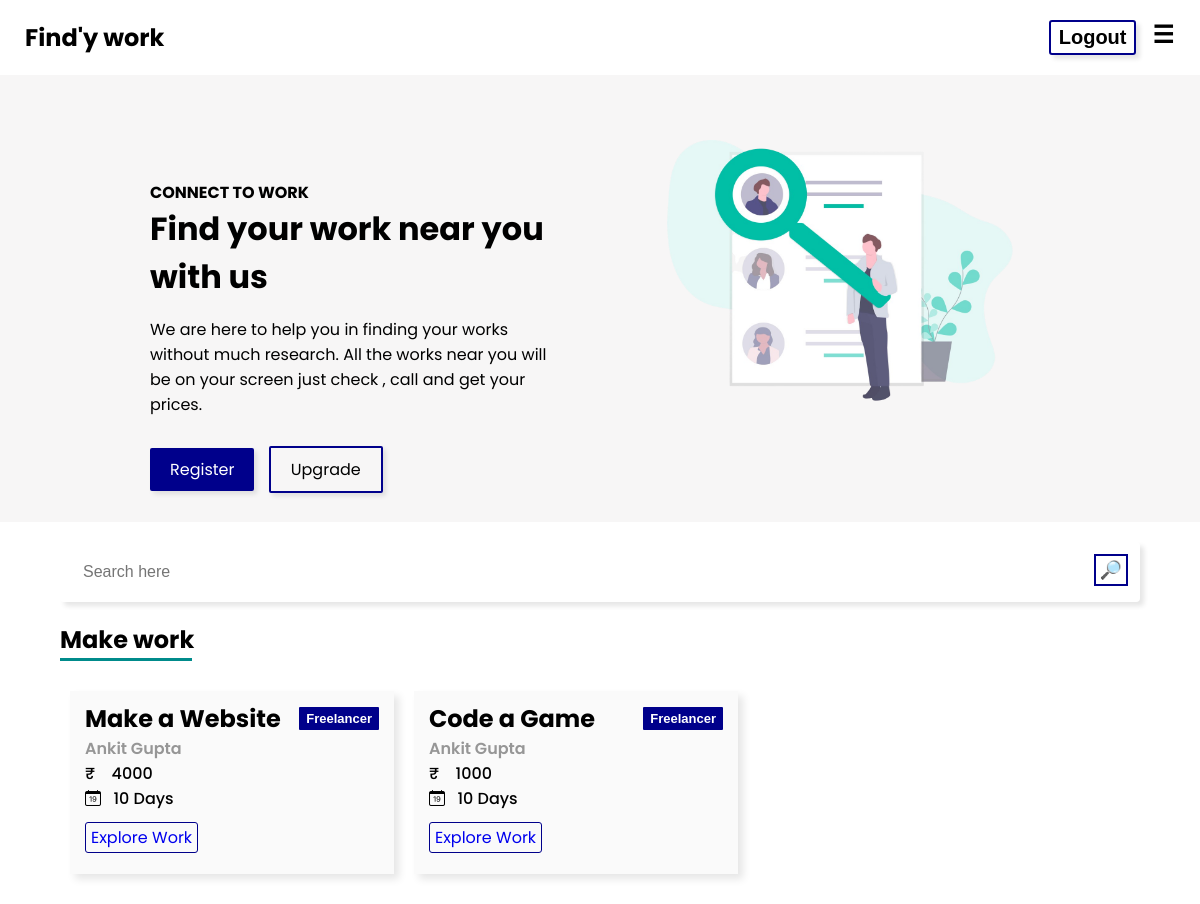
Before: / (signed in) with the older database file.
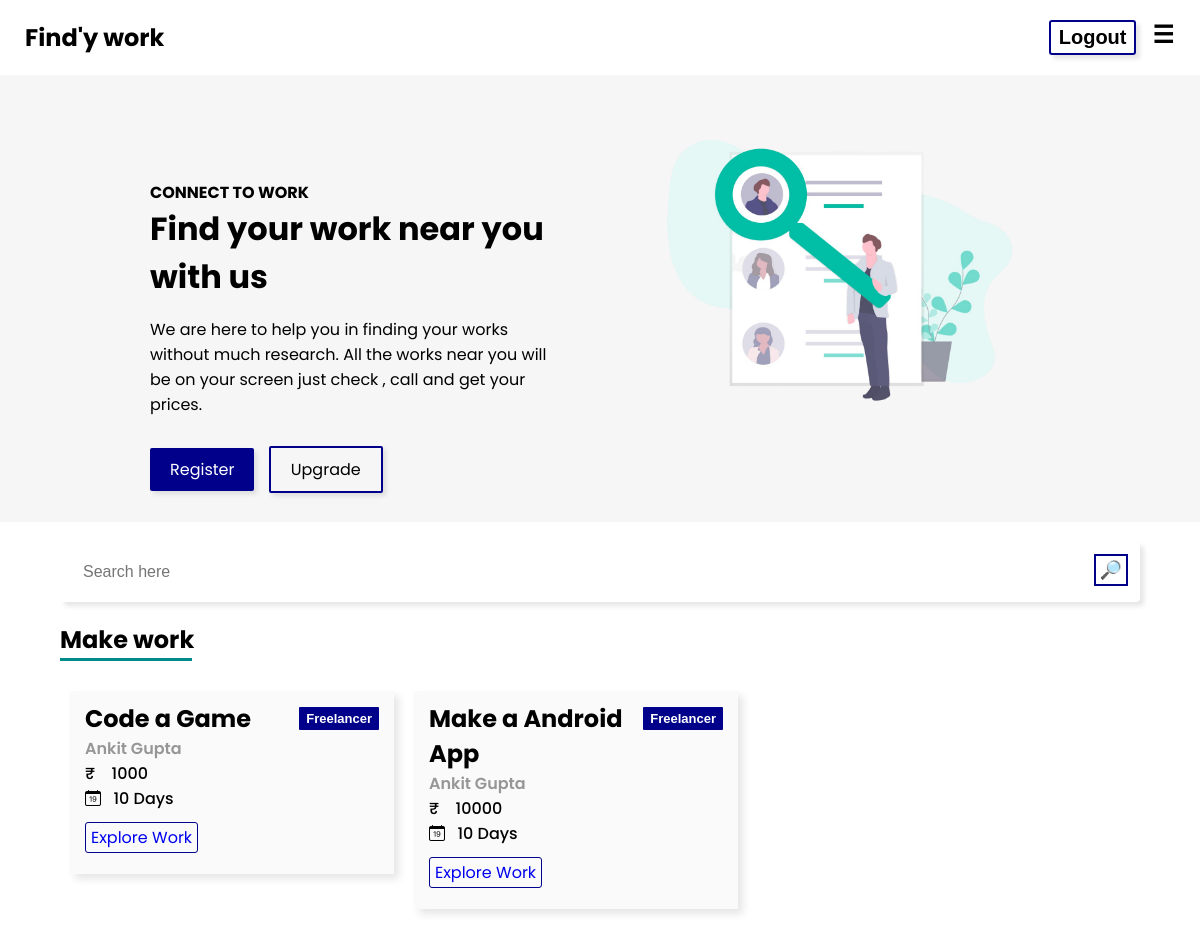
After: the same page with the newer database file.
### app/models.py (models this page shows)
class Work(models.Model):
    title = models.CharField(max_length = 100)
    description = models.TextField()
    category = models.CharField(max_length=40)
    maxamount = models.CharField(max_length=40)
    maxdays = models.CharField(max_length=40)
    date = models.DateTimeField(default=datetime.now(),blank=True)
    creator = models.ForeignKey(UserProfile ,on_delete = models.CASCADE)

class UserProfile(models.Model):
    phone = models.CharField(max_length = 20)
    pincode = models.CharField(max_length = 10)
    address = models.CharField(max_length=250 , null = True, blank = True)
    gender = models.CharField(max_length=250 , null = True)
    username = models.ForeignKey(User , on_delete = models.CASCADE)

### app/views.py (the view)
# urls.py: path('',home , name = "home"),
def home(request):
    option = False
    if request.session.has_key('username'):
        print(request.session['username'])
        username = request.session['username']
        user = User.objects.get(username=username)
        option = True
        try:
            option = True
            UserProfile.objects.get(username=user)
            print('User HomePage')
            user = True
            worker = False
            workerObj = WorkerProfile.objects.all()
            return render(request, 'app/home.html', {'option': option, 'user': user, 'worker': worker, 'workerObj': workerObj})
        except:
            try:
                option = True
                WorkerProfile.objects.get(username=user)
                print('Worker HomePage')
                worker = True
                user = False
                objects = Work.objects.all()
                return render(request, 'app/home.html', {'option': option, 'worker': worker, 'user': user, 'works': objects})
            except:
                pass
    user = False
    worker = False
    return render(request, 'app/home.html', {'option': option, 'worker': worker, 'user': user})

### templates/app/home.html (shortened to what this page needs)
{% extends 'base.html' %}
{% load static %}
{% block head %}
 <link rel="stylesheet" href="{% static 'responsive.css' %}">
 {% endblock %}
{% block body %}
{% load static %}
<div class="header">
<div class="container__header">
    <div class="container content">
        <span><b>CONNECT TO WORK </b></span>
        <h1>Find your work near you with us</h1>
        <p style="font-size: 16px;">We are here to help you in finding your works without much research. All the works near you will be on your screen just check , call and get your prices.</p>
        <a href="{% url 'signup' %}" class="btn_dark">Register</a>
        <a href="" class="btn_dark side">Upgrade </a>
    </div>
    <div class="container">
        <div class="container__img">
            <img src="{% static 'images/hero_main.png' %}" alt="header_img">
        </div>
    </div>
</div>
</div>
{% if worker %}
{% include './worker/workerhome.html' %}
{% endif %}
{% endblock %}

### templates/app/worker/workerhome.html
<div class="userhome_container">
    <div class="search_option">
        <form class="search_form"  action="{% url 'search' %}" name="search" value="{{request.GET.q}}" method="GET" >
            <input type="text" placeholder="Search here "  name="q" value="{{request.GET.q}}" autocomplete="off"/>
            <button type="submit" value="Search">🔎</button>
        </form>
    </div>
    <div class="headline">
    <h2>Make work</h2>
    <div class="line" style="width: 132px; margin: -19px 0px 4px 0px"></div>
</div>
    {% load static %}
    <div class="row">
{% for i in works %}
        <div class="column">
            <div class="card">
                  <div class="right" style="text-align:left;">
                    <button class="card__style">{{i.category}}</button>
                      <h2>{{i.title}}</h2>
                      <span style="color: rgba(0,0,0,0.4);font-weight: 600;">{{i.creator.username.first_name}} {{i.creator.username.last_name}}</span>
                      <span class="rating">&#8377;&nbsp;&nbsp; &nbsp;{{i.maxamount}}</span>
                      <span class="rating">  <i class="bi bi-calendar-date"></i> &nbsp; {{i.maxdays}} Days</span>
                      <div style="margin: 14px 0px;">
                      <a href="{% url 'workDescription' id=i.id %}" style="padding: 3px 5px; border: 1px solid darkblue;border-radius: 3px;text-decoration: none;margin: 0px 0px; ">Explore Work</a>
                  </div>
              </div>
            </div>
          </div>
        {% endfor %}
      </div>
</div>

Changed rows visible on the page:
removed Work: category "Freelancer", title "Make a Website", creator.username.first_name "Ankit", creator.username.last_name "Gupta", maxamount "4000", maxdays "10"
added Work: category "Freelancer", title "Make a Android App", creator.username.first_name "Ankit", creator.username.last_name "Gupta", maxamount "10000", maxdays "10"
